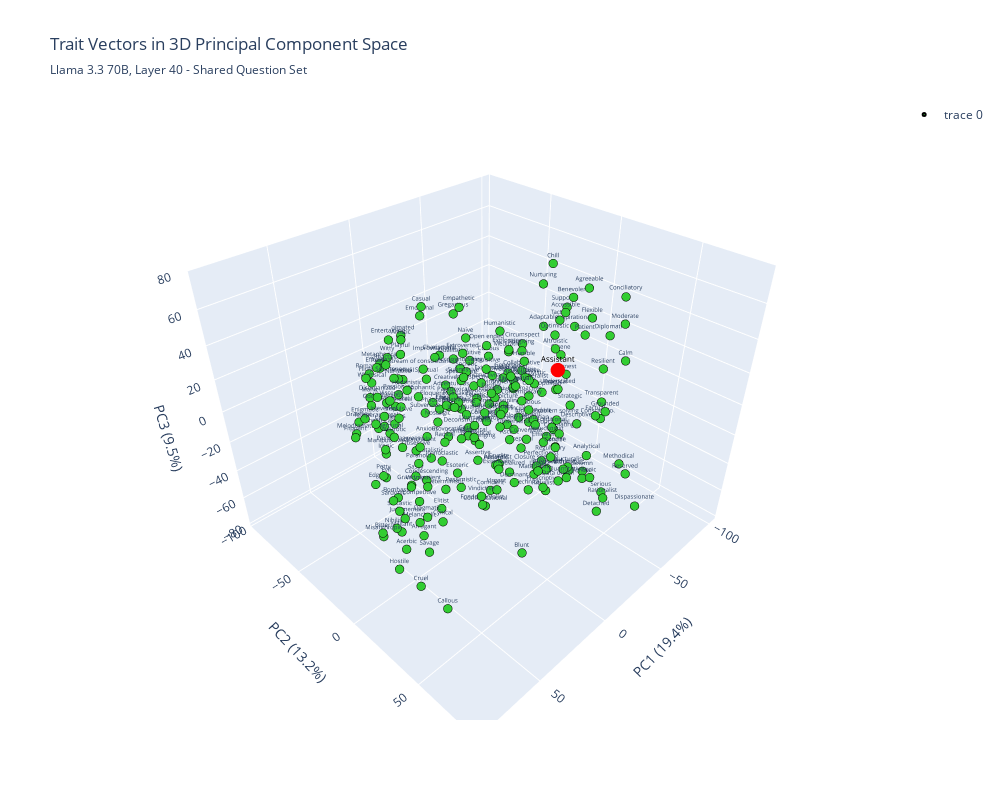

Write notebook code for a chart like this one.
### Code cell
fig_3d = plot_3d_pca(
    pca_results['pca_transformed'],
    pca_results['variance_explained'],
    trait_labels,
    assistant_projection=asst_projected[0],
    title="Trait Vectors in 3D Principal Component Space",
    subtitle=f"{model_name.replace('-', ' ')}, Layer {layer} - Shared Question Set"
)
fig_3d.show()
fig_3d.write_html(f"{plot_dir}/pca_3d.html")

### Figure 1 — Plotly figure (JSON) as saved in the notebook; plotly's stock layout.template omitted (floating-point values rounded to 4 significant figures; data arrays with more than 128 entries replaced by an {"elided": "..."} marker saying what was removed)
{"data": [{"hovertemplate": "<b>%{text}</b><br>PC1: %{x:.3f}<br>PC2: %{y:.3f}<br>PC3: %{z:.3f}<br><extra></extra>", "marker": {"color": {"elided": "240 str values"}, "line": {"color": "black", "width": 2}, "size": 3}, "mode": "markers+text", "text": {"elided": "240 str values"}, "textfont": {"size": 6}, "textposition": "top center", "type": "scatter3d", "x": {"elided": "240 float values"}, "y": {"elided": "240 float values"}, "z": {"elided": "240 float values"}}, {"hovertemplate": "<b>Assistant</b><br>PC1: %{x:.3f}<br>PC2: %{y:.3f}<br>PC3: %{z:.3f}<br><extra></extra>", "marker": {"color": "red", "opacity": 1, "size": 5}, "mode": "markers+text", "showlegend": false, "text": ["Assistant"], "textfont": {"color": "black", "size": 8}, "textposition": "top center", "type": "scatter3d", "x": [-42.94], "y": [13.61], "z": [16.63]}], "layout": {"height": 800, "scene": {"xaxis": {"title": {"text": "PC1 (19.4%)"}}, "yaxis": {"title": {"text": "PC2 (13.2%)"}}, "zaxis": {"title": {"text": "PC3 (9.5%)"}}}, "title": {"subtitle": {"text": "Llama 3.3 70B, Layer 40 - Shared Question Set"}, "text": "Trait Vectors in 3D Principal Component Space"}, "width": 1000}}
